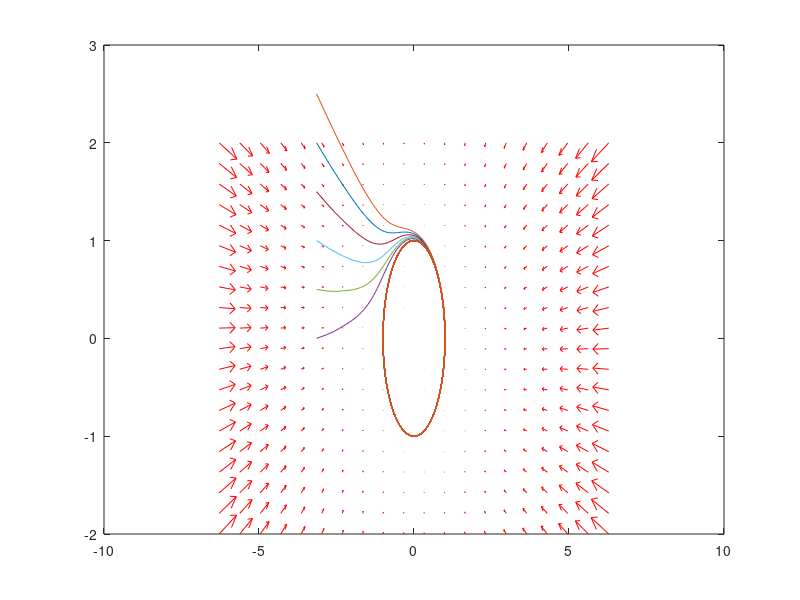

The MATLAB source for this figure:
clear all; close all;

f = @(t,X)[X(2)+(X(1)*(1-X(1)*X(1)-X(2)*X(2))); -X(1)+X(2)*(1-X(1)*X(1)-X(2)*X(2))];

x1 = linspace(-2*pi,2*pi,20);
x2 = linspace(-2,2,20);



[x,y] = meshgrid(x1,x2);
u = zeros(size(x));
v = zeros(size(x));
t = 0;
for i = 1:numel(x)
    Xdot = f(t,[x(i);y(i)]);
    u(i) = Xdot(1);
    v(i) = Xdot(2);
end

quiver(x,y,u,v,'r');figure(gcf)

hold on

for x20 = [0 0.5 1 1.5 2 2.5]
	[ts,ys] = ode45(f,[0,50],[-pi;x20]);
	plot(ys(:,1),ys(:,2))
end
hold off
